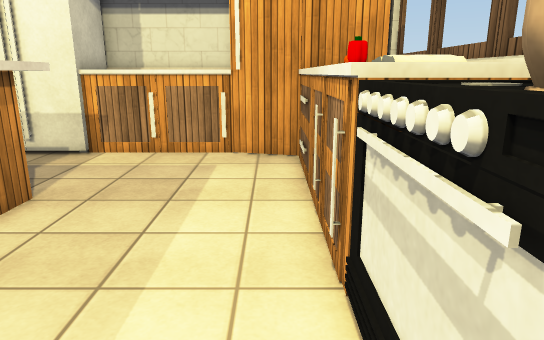
[1] (above)

12 first-person views from a walk through a Unity game level. The camera is 1.5 m above the floor, tilts 14° down and sees 70° across. The floor is counted in squares, 0.5 m on a side. Each view is taken from the middle of a square. On the plan, view 1 faces up. The plan holds only what a view shows up to about 20 squares ahead; the rest is blank. The player character is not drawn. Some surface patterns are stand-ins.

[2]
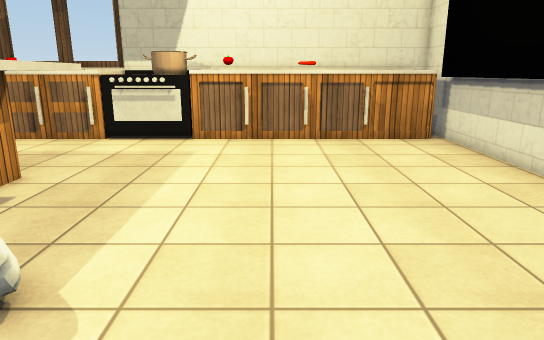

[3]
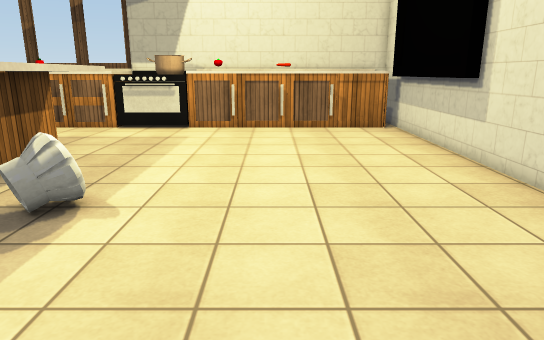

[4]
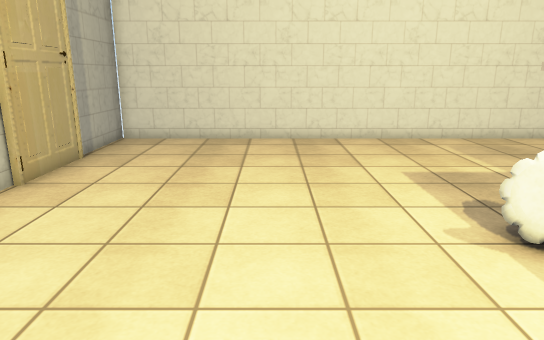

[5]
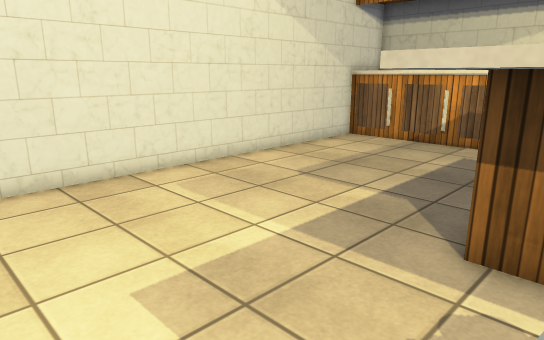

[6]
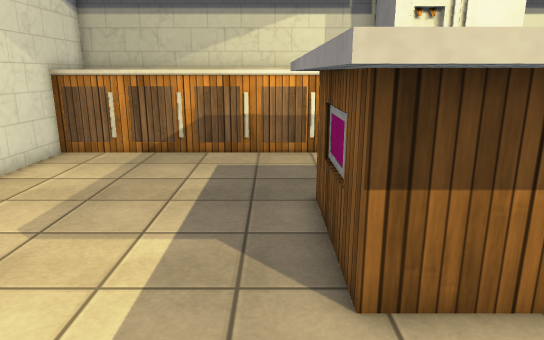

[7]
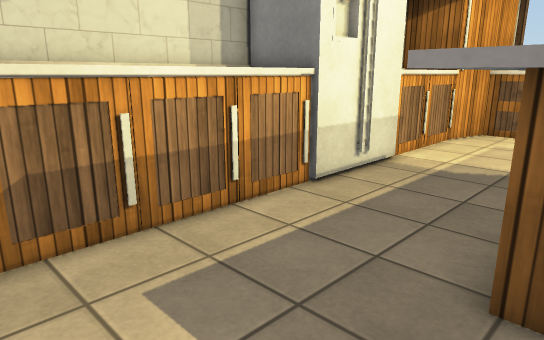

[8]
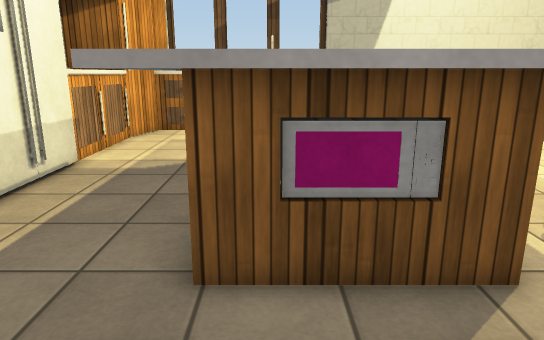

[9]
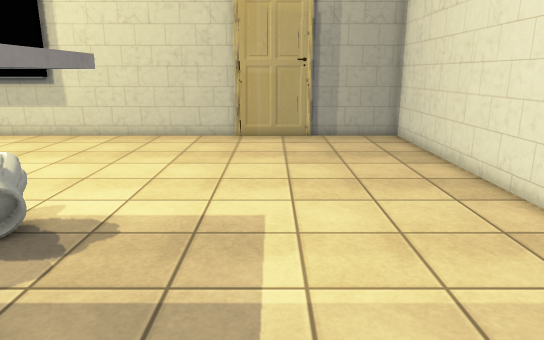

[10]
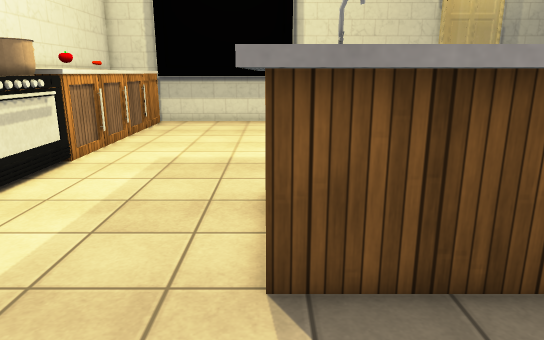

[11]
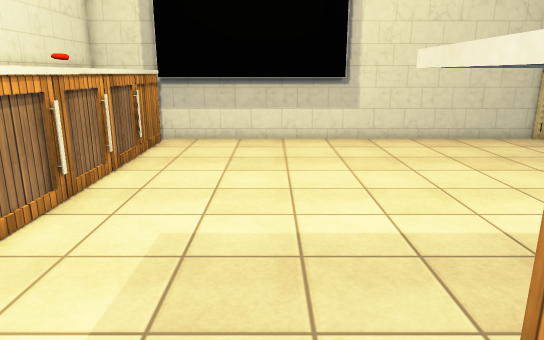

[12]
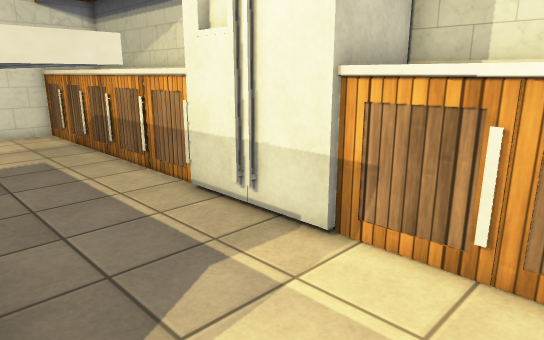

### Floor plan
Key: @ floor where view 1 was taken; # wall or solid block; . floor; = window, fence, low wall or low ledge; ^ raised ledge.
Columns run from 24 left of view 1 to 3 right of it. Each row starts with its distance up from view 1.
 17 #^^^^^^^^^^^^    #^^^^^#
 16 ^           ^    #     #
 15 ^^^^^^^^^^^^^#####^^^^^##
 14 #............ ##........##^
 13 #........................^
 12 #........................^
 11 #........................^^
 10 #........^^^^^^^^^^......^
  9 #........^    ^^^^^......^^
  8 #........^^       ^......^^
  7 #........^        ^......^^^
  6 #........^        ^......^^^
  5 #........^^^      ^......^^^
  4 #........^ ^   ^^^^......^^^
  3 #........^^  ^^^^^^......^^
  2 #..........==............^^
  1 #..........==............^#
  0 #..........=............@^
 -1 #........................^
 -2 #........................^
 -3 #........................^
 -4 #........................^
 -5 #........................^
 -6 #........................^
 -7 #........................^
 -8 #........................^
 -9 #........................^
-10 #........................^
-11 ############################

Positions as (right, up) in squares from view 1, and headings:
1: (0, 0), facing up
2: (-17, -3), facing right
3: (-21, -4), facing right
4: (-6, -4), facing left
5: (-13, -2), facing up-left
6: (-16, 0), facing up
7: (-20, 8), facing up-right
8: (-20, 8), facing right
9: (-18, 8), facing down
10: (-6, 14), facing down
11: (-4, 7), facing down
12: (-3, 9), facing up-left
